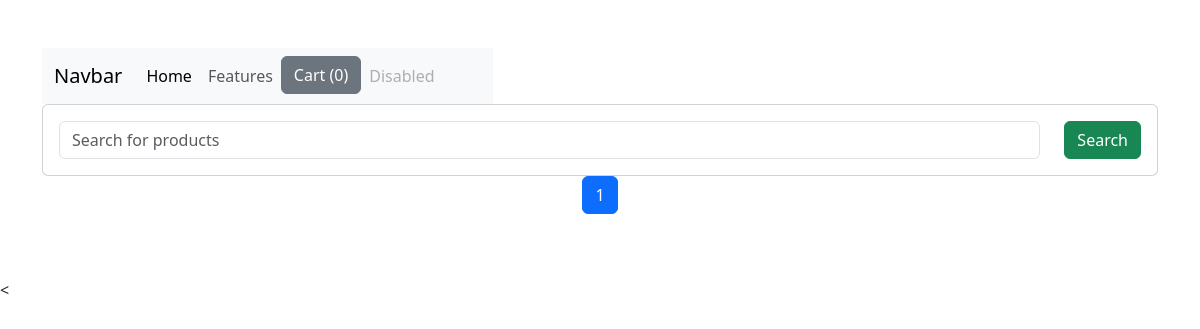
The app's page /, older data.
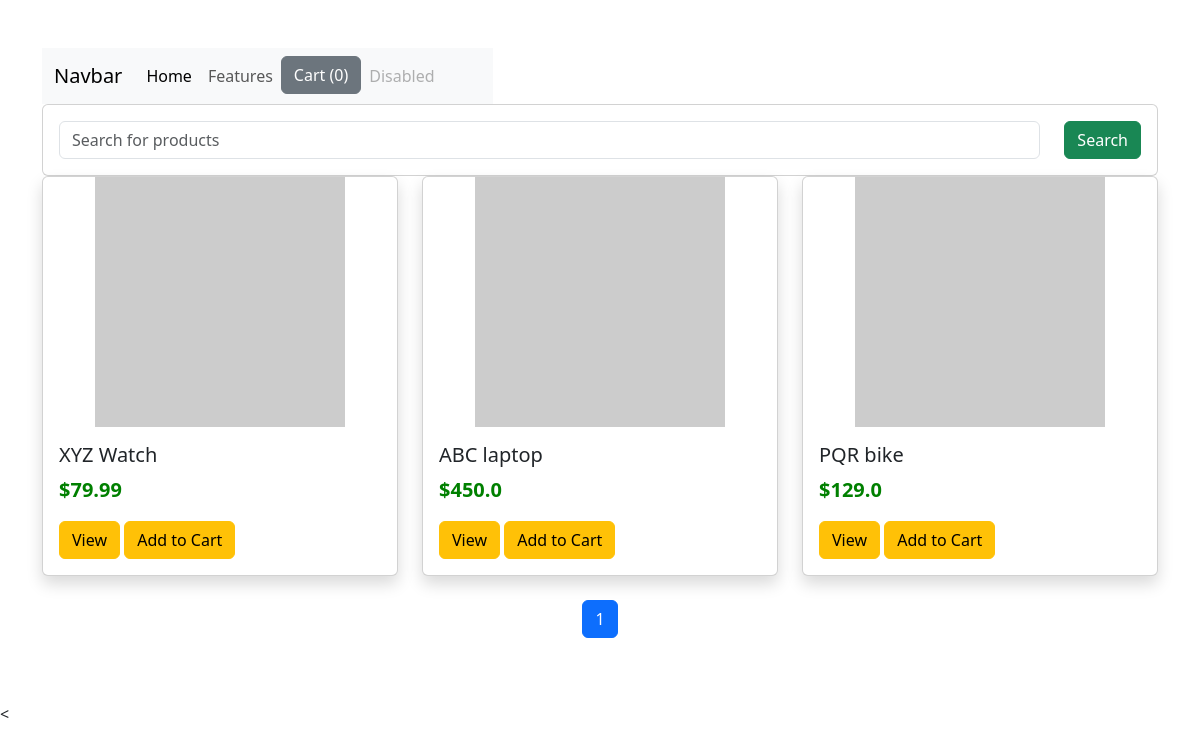
The same page, newer data.
### shop/models.py (models this page shows)
class Product(models.Model):
    title = models.CharField(max_length = 200)
    price = models.FloatField()
    discount_price = models.FloatField()
    category = models.CharField(max_length=200)
    description = models.TextField()
    image = models.CharField(max_length=300)

### shop/views.py (the view)
# urls.py: path('',index ,name = 'index'),
def index(request):
    products = Product.objects.all()
    item_name = request.GET.get('item_search')
    if item_name != "" and item_name is not None:
        print(item_name)
        products = Product.objects.filter(title__icontains=item_name)
    paginator = Paginator(products, 3)
    page = request.GET.get('page')
    products = paginator.get_page(page)
    return render(request, 'shop/index.html', {'products': products})

### shop/templates/shop/index.html (shortened to what this page needs)
{% load static %}
<!DOCTYPE html>
<html lang="en">
  <head>
    <link
      href="https://cdn.jsdelivr.net/npm/bootstrap@5.3.4/dist/css/bootstrap.min.css"
      rel="stylesheet"
    />
    <link rel="stylesheet" href="{% static 'shop/style.css' %}" />
  </head>
  <body>
    <div class="container py-5">
      <div class="row">
        <div class="col-md-5">
          <nav class="navbar navbar-expand-lg navbar-light bg-light">
            <div class="container-fluid">
              <a class="navbar-brand" href="#">Navbar</a>
              <div class="collapse navbar-collapse" id="navbarNav">
                <ul class="navbar-nav">
                  <li class="nav-item">
                    <a class="nav-link active" aria-current="page" href="#"
                      >Home</a
                    >
                  </li>
                  <li class="nav-item">
                    <a class="nav-link" href="#">Features</a>
                  </li>
                  <li class="nav-item">
                    <li class="nav-item">
                      <button type="button"
                              id="cart"
                              class="btn btn-secondary"
                              data-bs-toggle="popover"
                              data-bs-placement="bottom">
                      </button>
                  </li>
                  </li>
                  <li class="nav-item">
                    <a
                      class="nav-link disabled"
                      href="#"
                      tabindex="-1"
                      aria-disabled="true"
                      >Disabled</a
                    >
                  </li>
                </ul>
              </div>
            </div>
          </nav>
        </div>
      </div>
      <div class="row">
        <div class="col-md-12">
          <form class="card card-sm">
            <div class="card-body row no-gyt">
              <div class="col">
                <input
                  type="search"
                  name="item_search"
                  placeholder="Search for products"
                  class="form-control form-control-borderless"
                />
              </div>
              <div class="col-auto">
                <button class="btn btn-success" type="Submit">Search</button>
              </div>
            </div>
          </form>
        </div>
      </div>
      <div class="row">
        {% for product in products %}
        <div class="col-12 col-md-4 mb-4">
          <div class="card h-100 shadow">
            <img
              src="{{ product.image }}"
              class="card-img-top img-fluid"
              alt="{{ product.title }}"
              style="height: 250px; object-fit: contain"
            />
            <div class="card-body">
              <h5 id="name-{{product.id}}" class="card-title">
                {{ product.title }}
              </h5>
              <p id="price-{{product.id}}" class="card-text fs-5">
                {% if product.discount_price %}
                    ${{ product.discount_price }}
                {% else %}
                    ${{ product.price }}
                {% endif %}
            </p>
              <a href="{% url 'detail' product.id %}" , class="btn btn-warning"
                >View</a
              >
              <button id="{{product.id}}" class="btn btn-warning atc">
                Add to Cart
              </button>
            </div>
          </div>
        </div>
        {% endfor %}
      </div>
      <div class="row">
        <div class="col-md-12 d-flex justify-content-center">
          <ul class="pagination justify-content-center">
            <li class="page-item active">
              <a class="page-link" href="?page={{ products.number }}"
                >{{products.number}}</a
              >
            </li>
          </ul>
        </div>
      </div>
    </div>
    <
  </body>
</html>

### shop/static/shop/style.css (style rules this page uses)
.card { transition: transform 0.3s; }
.card-text { color: green; font-weight: 800; }

Row changes from the older to the newer data that the page shows:
added Product: title "XYZ Watch", discount_price "79.99"
added Product: title "ABC laptop", discount_price "450.0"
added Product: title "PQR bike", discount_price "129.0"
